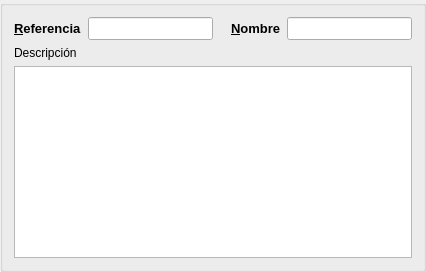
    <widget class="QGroupBox" name="groupBox_14">
     <property name="title">
      <string/>
     </property>
     <layout class="QGridLayout" name="gridLayout_8">
      <item row="0" column="1">
       <widget class="DBLineEdit" name="db_referencia">
        <property name="sizePolicy">
         <sizepolicy hsizetype="Expanding" vsizetype="Fixed">
          <horstretch>0</horstretch>
          <verstretch>0</verstretch>
         </sizepolicy>
        </property>
        <property name="maximumSize">
         <size>
          <width>150</width>
          <height>16777215</height>
         </size>
        </property>
        <property name="font">
         <font>
          <pointsize>10</pointsize>
         </font>
        </property>
        <property name="toolTip">
         <string>Código unico del tercero. El sistema propone un número, aunque usted puede cambiarlo. El número debe ser único.</string>
        </property>
        <property name="statusTip">
         <string>Código unico del tercero. El sistema propone un número, aunque usted puede cambiarlo. El número debe ser único.</string>
        </property>
        <property name="whatsThis">
         <string>Código unico del tercero. El sistema propone un número, aunque usted puede cambiarlo. El número debe ser único.</string>
        </property>
        <property name="readOnly">
         <bool>false</bool>
        </property>
        <property name="fieldName" stdset="0">
         <string>referencia</string>
        </property>
        <property name="dataEditable" stdset="0">
         <bool>true</bool>
        </property>
        <property name="focusNextOnEnd" stdset="0">
         <bool>true</bool>
        </property>
       </widget>
      </item>
      <item row="0" column="4">
       <widget class="QLabel" name="label_3">
        <property name="font">
         <font>
          <pointsize>10</pointsize>
          <weight>75</weight>
          <bold>true</bold>
         </font>
        </property>
        <property name="text">
         <string>&amp;Nombre</string>
        </property>
        <property name="buddy">
         <cstring>db_nombre</cstring>
        </property>
       </widget>
      </item>
      <item row="0" column="0">
       <widget class="QLabel" name="label_2">
        <property name="font">
         <font>
          <pointsize>10</pointsize>
          <weight>75</weight>
          <bold>true</bold>
         </font>
        </property>
        <property name="text">
         <string>&amp;Referencia</string>
        </property>
        <property name="buddy">
         <cstring>db_referencia</cstring>
        </property>
       </widget>
      </item>
      <item row="0" column="5">
       <widget class="DBLineEdit" name="db_nombre">
        <property name="sizePolicy">
         <sizepolicy hsizetype="Expanding" vsizetype="Fixed">
          <horstretch>0</horstretch>
          <verstretch>0</verstretch>
         </sizepolicy>
        </property>
        <property name="font">
         <font>
          <pointsize>10</pointsize>
         </font>
        </property>
        <property name="toolTip">
         <string>Se introduce aquí la razón social o nombre del tercero.</string>
        </property>
        <property name="statusTip">
         <string>Se introduce aquí la razón social o nombre del tercero.</string>
        </property>
        <property name="whatsThis">
         <string>Se introduce aquí la razón social o nombre del tercero.</string>
        </property>
        <property name="fieldName" stdset="0">
         <string>nombre</string>
        </property>
        <property name="dataEditable" stdset="0">
         <bool>true</bool>
        </property>
       </widget>
      </item>
      <item row="1" column="0">
       <widget class="QLabel" name="label">
        <property name="text">
         <string>Descripción</string>
        </property>
       </widget>
      </item>
      <item row="2" column="0" colspan="6">
       <widget class="DBTextEdit" name="db_descripcion">
        <property name="fieldName" stdset="0">
         <string>descripcion</string>
        </property>
        <property name="dataEditable" stdset="0">
         <bool>true</bool>
        </property>
       </widget>
      </item>
     </layout>
    </widget>
